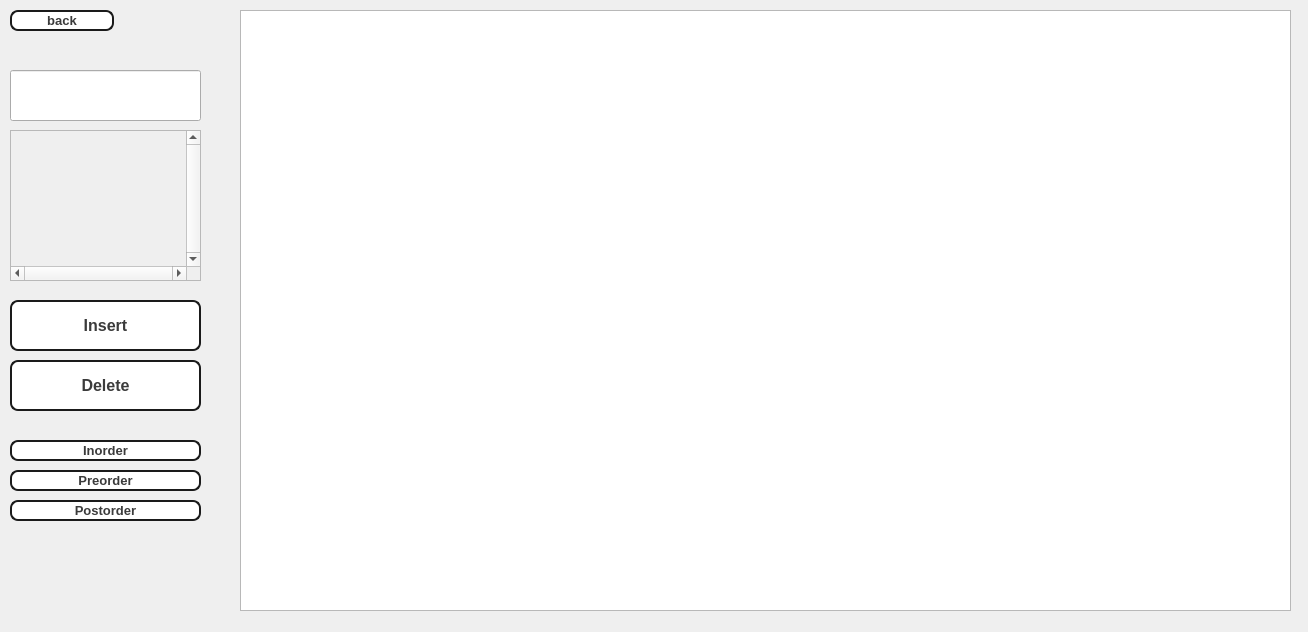
<?xml version="1.0" encoding="UTF-8"?>
<ui version="4.0">
 <class>avlpage</class>
 <widget class="QWidget" name="avlpage">
  <property name="geometry">
   <rect>
    <x>0</x>
    <y>0</y>
    <width>1308</width>
    <height>632</height>
   </rect>
  </property>
  <property name="windowTitle">
   <string>Dialog</string>
  </property>
  <widget class="QPushButton" name="insertbutton">
   <property name="geometry">
    <rect>
     <x>10</x>
     <y>300</y>
     <width>191</width>
     <height>51</height>
    </rect>
   </property>
   <property name="styleSheet">
    <string notr="true">QPushButton {
  appearance: none;
  background-color: white;
  border: 2px solid #1A1A1A;
  border-radius: 8px;
  box-sizing: border-box;
  color: #3B3B3B;
  cursor: pointer;
  display: inline-block;
  font-family: Roobert,-apple-system,BlinkMacSystemFont,&quot;Segoe UI&quot;,Helvetica,Arial,sans-serif,&quot;Apple Color Emoji&quot;,&quot;Segoe UI Emoji&quot;,&quot;Segoe UI Symbol&quot;;
  font-size: 16px;
  font-weight: 600;
  line-height: normal;
  margin: 0;
  
  min-width: 0;
  outline: none;
  padding: 16px 24px;
  text-align: center;
  text-decoration: none;
  transition: all 300ms cubic-bezier(.23, 1, 0.32, 1);
  user-select: none;
  -webkit-user-select: none;
  touch-action: manipulation;
  width: 100%;
  will-change: transform;
}

QPushButton:disabled {
  pointer-events: none;
}

QPushButton:hover {
  color: #fff;
  background-color: #1A1A1A;
  box-shadow: rgba(0, 0, 0, 0.25) 0 8px 15px;
  transform: translateY(-2px);
}

QPushButton:active {
  box-shadow: none;
  transform: translateY(0);
}
</string>
   </property>
   <property name="text">
    <string>Insert</string>
   </property>
  </widget>
  <widget class="QPushButton" name="deletebutton">
   <property name="geometry">
    <rect>
     <x>10</x>
     <y>360</y>
     <width>191</width>
     <height>51</height>
    </rect>
   </property>
   <property name="styleSheet">
    <string notr="true">QPushButton {
  appearance: none;
  background-color: white;
  border: 2px solid #1A1A1A;
  border-radius: 8px;
  box-sizing: border-box;
  color: #3B3B3B;
  cursor: pointer;
  display: inline-block;
  font-family: Roobert,-apple-system,BlinkMacSystemFont,&quot;Segoe UI&quot;,Helvetica,Arial,sans-serif,&quot;Apple Color Emoji&quot;,&quot;Segoe UI Emoji&quot;,&quot;Segoe UI Symbol&quot;;
  font-size: 16px;
  font-weight: 600;
  line-height: normal;
  margin: 0;
  
  min-width: 0;
  outline: none;
  padding: 16px 24px;
  text-align: center;
  text-decoration: none;
  transition: all 300ms cubic-bezier(.23, 1, 0.32, 1);
  user-select: none;
  -webkit-user-select: none;
  touch-action: manipulation;
  width: 100%;
  will-change: transform;
}

QPushButton:disabled {
  pointer-events: none;
}

QPushButton:hover {
  color: #fff;
  background-color: #1A1A1A;
  box-shadow: rgba(0, 0, 0, 0.25) 0 8px 15px;
  transform: translateY(-2px);
}

QPushButton:active {
  box-shadow: none;
  transform: translateY(0);
}
</string>
   </property>
   <property name="text">
    <string>Delete</string>
   </property>
  </widget>
  <widget class="QLineEdit" name="lineEdit">
   <property name="geometry">
    <rect>
     <x>10</x>
     <y>70</y>
     <width>191</width>
     <height>51</height>
    </rect>
   </property>
  </widget>
  <widget class="QGraphicsView" name="graphicsView">
   <property name="geometry">
    <rect>
     <x>240</x>
     <y>10</y>
     <width>1051</width>
     <height>601</height>
    </rect>
   </property>
  </widget>
  <widget class="QPushButton" name="backButton">
   <property name="geometry">
    <rect>
     <x>10</x>
     <y>10</y>
     <width>104</width>
     <height>21</height>
    </rect>
   </property>
   <property name="styleSheet">
    <string notr="true">QPushButton {
  appearance: none;
  background-color: white;
  border: 2px solid #1A1A1A;
  border-radius: 8px;
  box-sizing: border-box;
  color: #3B3B3B;
  cursor: pointer;
  display: inline-block;
  font-family: Roobert,-apple-system,BlinkMacSystemFont,&quot;Segoe UI&quot;,Helvetica,Arial,sans-serif,&quot;Apple Color Emoji&quot;,&quot;Segoe UI Emoji&quot;,&quot;Segoe UI Symbol&quot;;
  font-size: 13px;
  font-weight: 600;
  line-height: normal;
  margin: 0;
  
  min-width: 0;
  outline: none;
  
  text-align: center;
  text-decoration: none;
  transition: all 300ms cubic-bezier(.23, 1, 0.32, 1);
  user-select: none;
  -webkit-user-select: none;
  touch-action: manipulation;
  width: 100%;
  will-change: transform;
}

QPushButton:disabled {
  pointer-events: none;
}

QPushButton:hover {
  color: #fff;
  background-color: #1A1A1A;
  box-shadow: rgba(0, 0, 0, 0.25) 0 8px 15px;
  transform: translateY(-2px);
}

QPushButton:active {
  box-shadow: none;
  transform: translateY(0);
}
</string>
   </property>
   <property name="text">
    <string>back</string>
   </property>
  </widget>
  <widget class="QPushButton" name="inorderButton">
   <property name="geometry">
    <rect>
     <x>10</x>
     <y>440</y>
     <width>191</width>
     <height>21</height>
    </rect>
   </property>
   <property name="styleSheet">
    <string notr="true">QPushButton {
  appearance: none;
  background-color: white;
  border: 2px solid #1A1A1A;
  border-radius: 8px;
  box-sizing: border-box;
  color: #3B3B3B;
  cursor: pointer;
  display: inline-block;
  font-family: Roobert,-apple-system,BlinkMacSystemFont,&quot;Segoe UI&quot;,Helvetica,Arial,sans-serif,&quot;Apple Color Emoji&quot;,&quot;Segoe UI Emoji&quot;,&quot;Segoe UI Symbol&quot;;
  font-size: 13px;
  font-weight: 600;
  line-height: normal;
  margin: 0;
  
  min-width: 0;
  outline: none;
  
  text-align: center;
  text-decoration: none;
  transition: all 300ms cubic-bezier(.23, 1, 0.32, 1);
  user-select: none;
  -webkit-user-select: none;
  touch-action: manipulation;
  width: 100%;
  will-change: transform;
}

QPushButton:disabled {
  pointer-events: none;
}

QPushButton:hover {
  color: #fff;
  background-color: #1A1A1A;
  box-shadow: rgba(0, 0, 0, 0.25) 0 8px 15px;
  transform: translateY(-2px);
}

QPushButton:active {
  box-shadow: none;
  transform: translateY(0);
}
</string>
   </property>
   <property name="text">
    <string>Inorder</string>
   </property>
  </widget>
  <widget class="QPushButton" name="preorderButton">
   <property name="geometry">
    <rect>
     <x>10</x>
     <y>470</y>
     <width>191</width>
     <height>21</height>
    </rect>
   </property>
   <property name="styleSheet">
    <string notr="true">QPushButton {
  appearance: none;
  background-color: white;
  border: 2px solid #1A1A1A;
  border-radius: 8px;
  box-sizing: border-box;
  color: #3B3B3B;
  cursor: pointer;
  display: inline-block;
  font-family: Roobert,-apple-system,BlinkMacSystemFont,&quot;Segoe UI&quot;,Helvetica,Arial,sans-serif,&quot;Apple Color Emoji&quot;,&quot;Segoe UI Emoji&quot;,&quot;Segoe UI Symbol&quot;;
  font-size: 13px;
  font-weight: 600;
  line-height: normal;
  margin: 0;
  
  min-width: 0;
  outline: none;
  
  text-align: center;
  text-decoration: none;
  transition: all 300ms cubic-bezier(.23, 1, 0.32, 1);
  user-select: none;
  -webkit-user-select: none;
  touch-action: manipulation;
  width: 100%;
  will-change: transform;
}

QPushButton:disabled {
  pointer-events: none;
}

QPushButton:hover {
  color: #fff;
  background-color: #1A1A1A;
  box-shadow: rgba(0, 0, 0, 0.25) 0 8px 15px;
  transform: translateY(-2px);
}

QPushButton:active {
  box-shadow: none;
  transform: translateY(0);
}
</string>
   </property>
   <property name="text">
    <string>Preorder</string>
   </property>
  </widget>
  <widget class="QPushButton" name="postorderButton">
   <property name="geometry">
    <rect>
     <x>10</x>
     <y>500</y>
     <width>191</width>
     <height>21</height>
    </rect>
   </property>
   <property name="styleSheet">
    <string notr="true">QPushButton {
  appearance: none;
  background-color: white;
  border: 2px solid #1A1A1A;
  border-radius: 8px;
  box-sizing: border-box;
  color: #3B3B3B;
  cursor: pointer;
  display: inline-block;
  font-family: Roobert,-apple-system,BlinkMacSystemFont,&quot;Segoe UI&quot;,Helvetica,Arial,sans-serif,&quot;Apple Color Emoji&quot;,&quot;Segoe UI Emoji&quot;,&quot;Segoe UI Symbol&quot;;
  font-size: 13px;
  font-weight: 600;
  line-height: normal;
  margin: 0;
  
  min-width: 0;
  outline: none;
  
  text-align: center;
  text-decoration: none;
  transition: all 300ms cubic-bezier(.23, 1, 0.32, 1);
  user-select: none;
  -webkit-user-select: none;
  touch-action: manipulation;
  width: 100%;
  will-change: transform;
}

QPushButton:disabled {
  pointer-events: none;
}

QPushButton:hover {
  color: #fff;
  background-color: #1A1A1A;
  box-shadow: rgba(0, 0, 0, 0.25) 0 8px 15px;
  transform: translateY(-2px);
}

QPushButton:active {
  box-shadow: none;
  transform: translateY(0);
}
</string>
   </property>
   <property name="text">
    <string>Postorder</string>
   </property>
  </widget>
  <widget class="QScrollArea" name="scrollArea">
   <property name="geometry">
    <rect>
     <x>10</x>
     <y>130</y>
     <width>191</width>
     <height>151</height>
    </rect>
   </property>
   <property name="verticalScrollBarPolicy">
    <enum>Qt::ScrollBarPolicy::ScrollBarAlwaysOn</enum>
   </property>
   <property name="horizontalScrollBarPolicy">
    <enum>Qt::ScrollBarPolicy::ScrollBarAlwaysOn</enum>
   </property>
   <property name="sizeAdjustPolicy">
    <enum>QAbstractScrollArea::SizeAdjustPolicy::AdjustToContents</enum>
   </property>
   <property name="widgetResizable">
    <bool>true</bool>
   </property>
   <widget class="QWidget" name="scrollAreaWidgetContents">
    <property name="geometry">
     <rect>
      <x>0</x>
      <y>0</y>
      <width>173</width>
      <height>133</height>
     </rect>
    </property>
    <widget class="QLabel" name="traversalLabel">
     <property name="geometry">
      <rect>
       <x>0</x>
       <y>0</y>
       <width>181</width>
       <height>141</height>
      </rect>
     </property>
     <property name="text">
      <string/>
     </property>
     <property name="wordWrap">
      <bool>true</bool>
     </property>
    </widget>
   </widget>
  </widget>
 </widget>
 <resources/>
 <connections/>
</ui>
